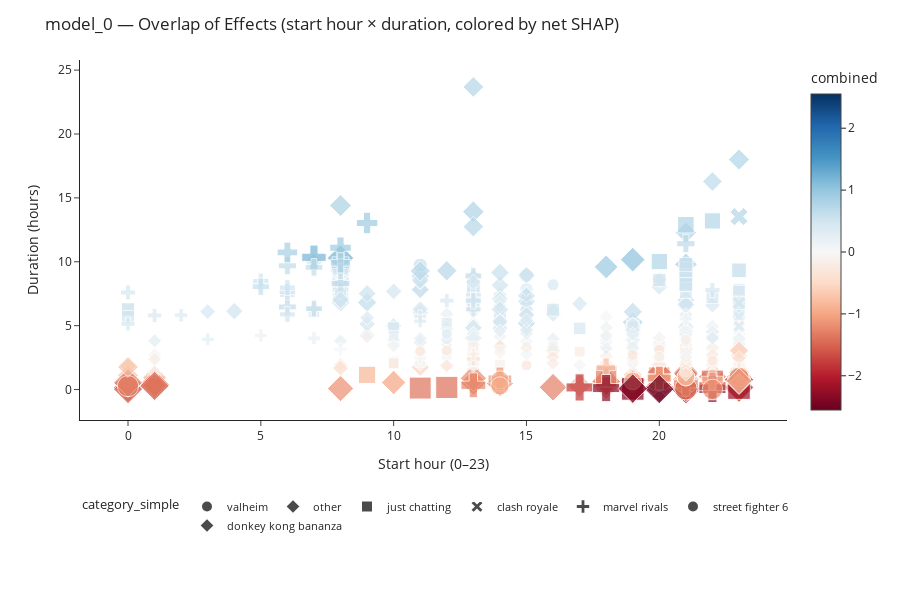
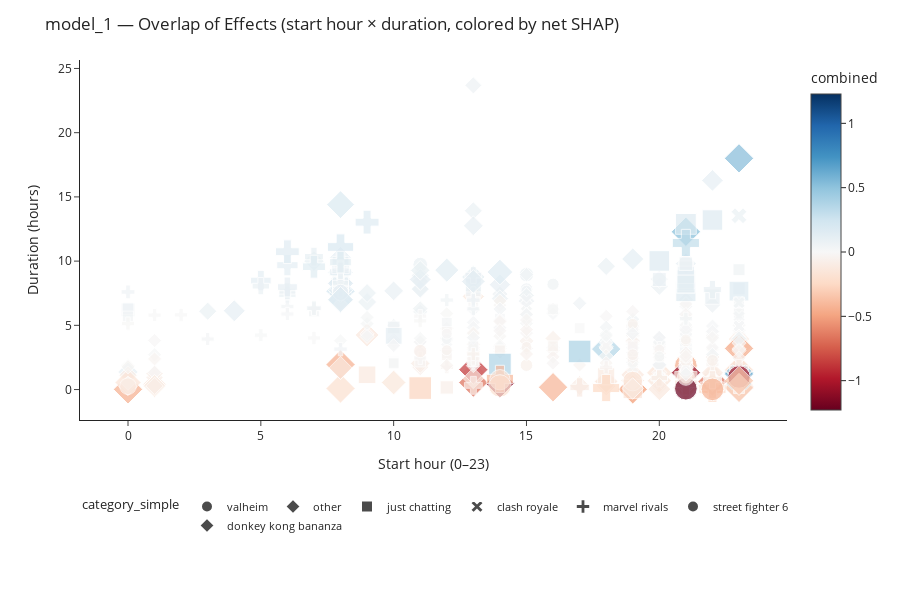
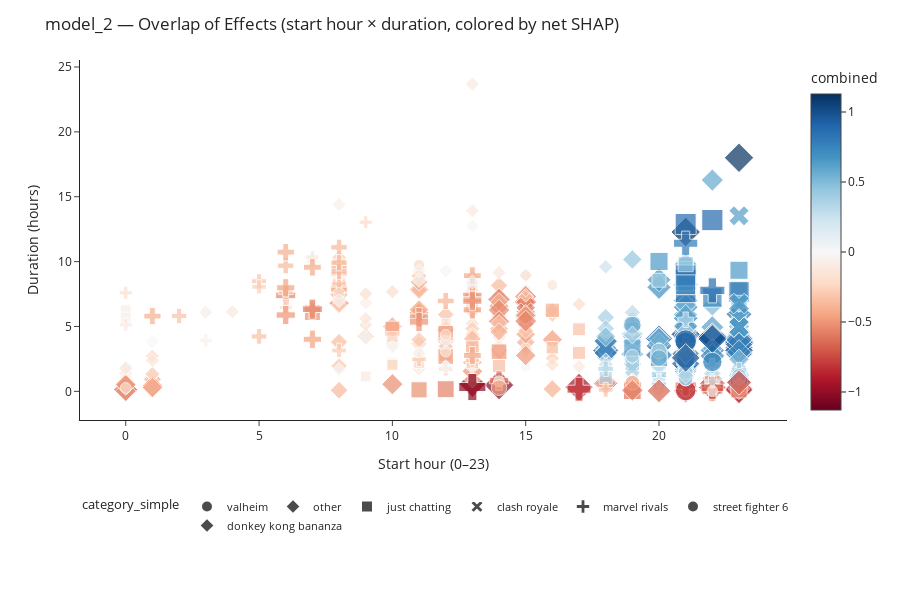

Notebook code cell kept with these figures, in order:
### Code cell
for pipe, mname in zip(pipes, metric_names):
    X = df_inf[features].copy()
    # your existing global bar (optional)
    # imp_df = shap_global_importance_for_pipeline(pipe=pipe, X_df=X, ...)

    # NEW: single decision plot
    _ = plot_three_factor_overlap(pipe, X, model_name=mname, top_categories=6)
